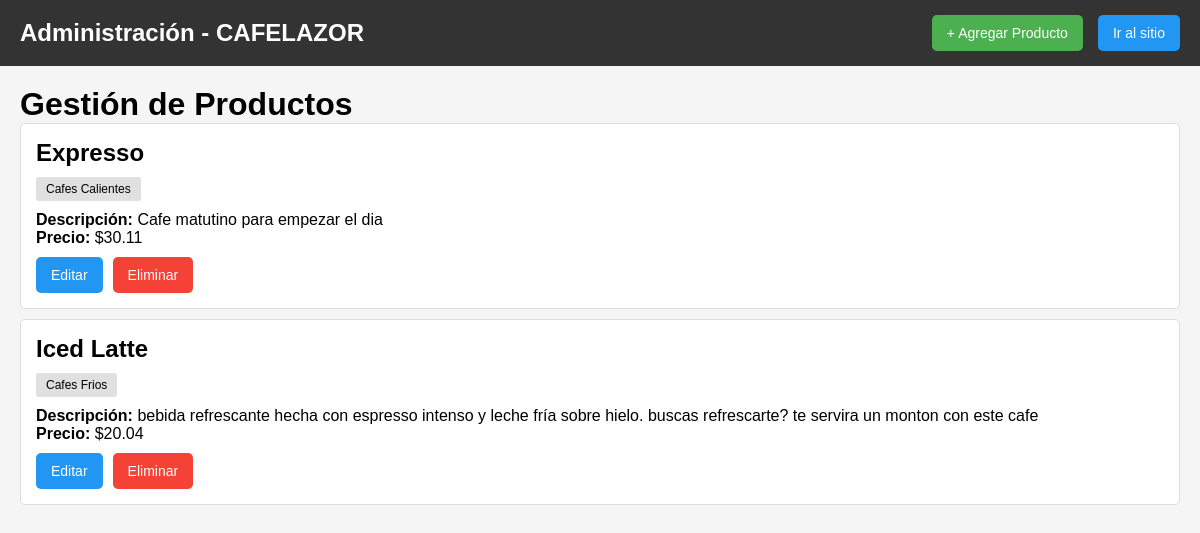
The page /list/ on the database as committed earlier.
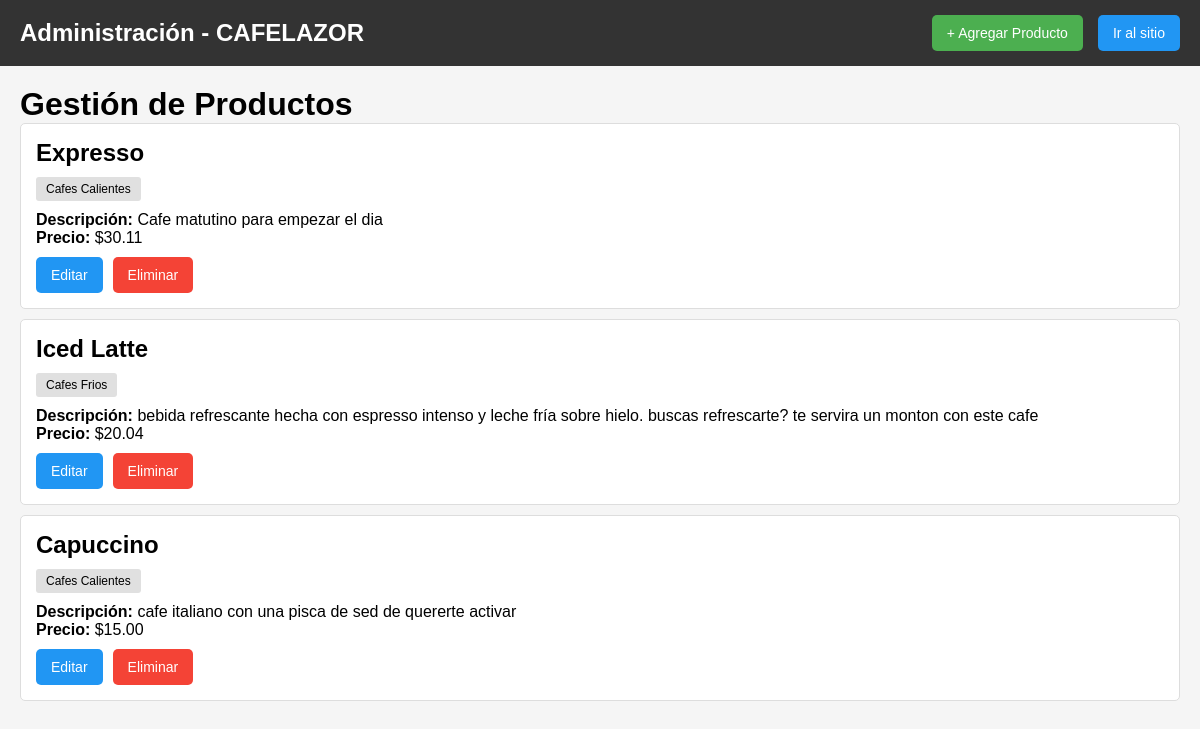
The same page on the database as committed later.
### appcafe/models.py (models this page shows, shortened)
class Cafe(models.Model):
    CATEGORY_CHOICES = [
        ('hot', 'Cafes Calientes'),
        ('cold', 'Cafes Frios'),
        ('desserts', 'Postres'),
        ('sandwiches', 'Sandwiches'),
        ('promotions', 'Promociones'),
    ]
    name = models.CharField(max_length=100)
    description = models.TextField()
    price = models.DecimalField(max_digits=5, decimal_places=2)
    category = models.CharField(max_length=20, choices=CATEGORY_CHOICES, default='hot')

### appcafe/views.py (the view)
# urls.py: path('list/', views.cafe_list, name='cafe_list'),
def cafe_list(request):
    cafes = Cafe.objects.all()
    return render(request, 'cafe_list.html', {'cafes': cafes})

### appcafe/templates/cafe_list.html (shortened to what this page needs)
<!DOCTYPE html>
<html lang="es">
<head>
</head>
<body>
    <header class="admin-header">
        <div class="logo">Administración - CAFELAZOR</div>
        <div class="header-actions">
            <a href="{% url 'add_cafe' %}" class="btn btn-add">+ Agregar Producto</a>
            <a href="{% url 'index' %}" class="btn btn-back">Ir al sitio</a>
        </div>
    </header>
    <div class="content">
        <h1>Gestión de Productos</h1>
        {% if cafes %}
            {% for cafe in cafes %}
                <div class="cafe-item">
                    <h2>{{ cafe.name }}</h2>
                    <span class="category-badge">{{ cafe.get_category_display }}</span>
                    <p><strong>Descripción:</strong> {{ cafe.description }}</p>
                    <p><strong>Precio:</strong> ${{ cafe.price }}</p>
                    <div class="cafe-actions">
                        <a href="{% url 'edit_cafe' cafe.id %}" class="btn btn-edit">Editar</a>
                        <a href="{% url 'delete_cafe' cafe.id %}" class="btn btn-delete">Eliminar</a>
                    </div>
                </div>
            {% endfor %}
        {% else %}
            <p>No hay productos disponibles. <a href="{% url 'add_cafe' %}">Agregar uno ahora</a></p>
        {% endif %}
    </div>
</body>
</html>

Rows that differ between the two databases and show on the page:
added Cafe: name "Capuccino", category "Cafes Calientes", description "cafe italiano con una pisca de sed de quererte activar", price "15.00"
